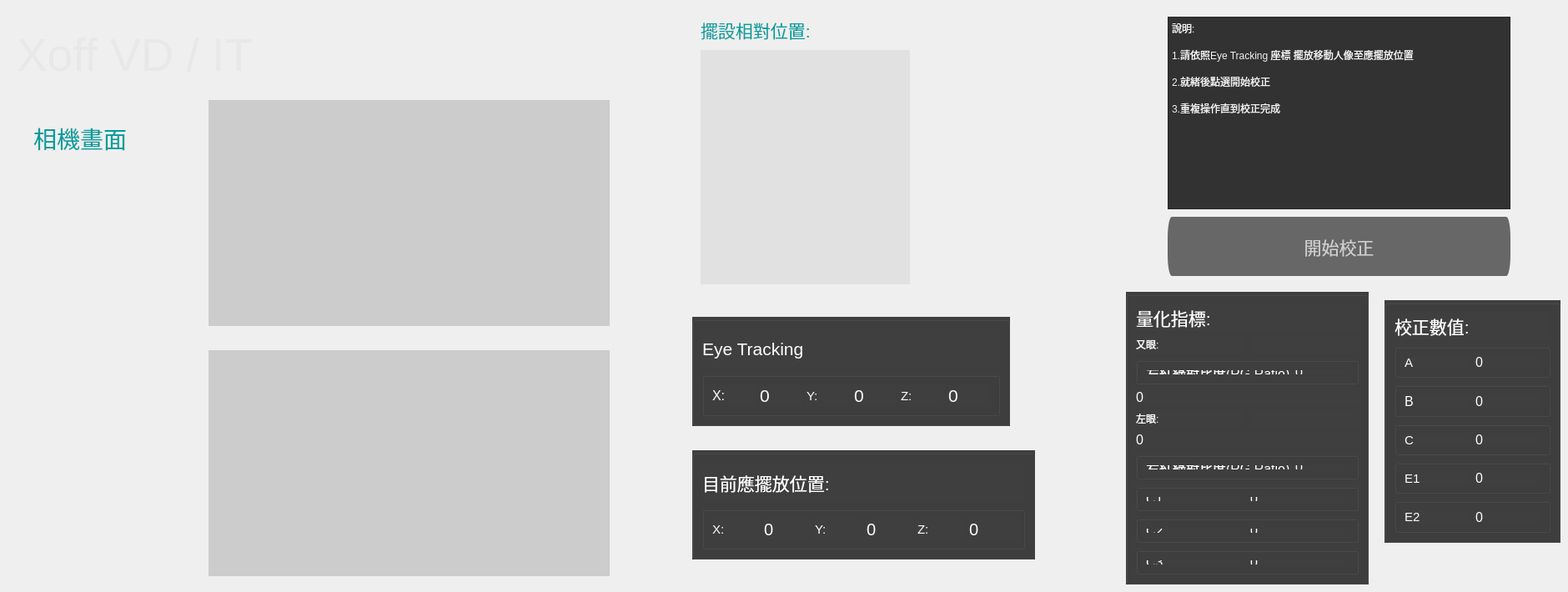
       <widget class="QWidget" name="page_8">
        <widget class="QLabel" name="vd_type">
         <property name="geometry">
          <rect>
           <x>30</x>
           <y>210</y>
           <width>161</width>
           <height>141</height>
          </rect>
         </property>
         <property name="styleSheet">
          <string notr="true"/>
         </property>
         <property name="text">
          <string/>
         </property>
        </widget>
        <widget class="QLabel" name="eye_pos_2">
         <property name="geometry">
          <rect>
           <x>750</x>
           <y>640</y>
           <width>101</width>
           <height>31</height>
          </rect>
         </property>
         <property name="font">
          <font>
           <pointsize>15</pointsize>
          </font>
         </property>
         <property name="text">
          <string/>
         </property>
        </widget>
        <widget class="QLabel" name="vd_preview_1">
         <property name="geometry">
          <rect>
           <x>250</x>
           <y>120</y>
           <width>481</width>
           <height>271</height>
          </rect>
         </property>
         <property name="styleSheet">
          <string notr="true">background-color: rgb(204, 204, 204);</string>
         </property>
         <property name="text">
          <string/>
         </property>
        </widget>
        <widget class="QLabel" name="label_71">
         <property name="geometry">
          <rect>
           <x>40</x>
           <y>140</y>
           <width>141</width>
           <height>51</height>
          </rect>
         </property>
         <property name="font">
          <font>
           <pointsize>21</pointsize>
          </font>
         </property>
         <property name="styleSheet">
          <string notr="true">color: rgb(0, 157, 157);</string>
         </property>
         <property name="text">
          <string>相機畫面</string>
         </property>
        </widget>
        <widget class="QLabel" name="eye_pos_1">
         <property name="geometry">
          <rect>
           <x>750</x>
           <y>120</y>
           <width>101</width>
           <height>31</height>
          </rect>
         </property>
         <property name="font">
          <font>
           <pointsize>15</pointsize>
          </font>
         </property>
         <property name="text">
          <string/>
         </property>
        </widget>
        <widget class="QLabel" name="vd_preview_2">
         <property name="geometry">
          <rect>
           <x>250</x>
           <y>420</y>
           <width>481</width>
           <height>271</height>
          </rect>
         </property>
         <property name="styleSheet">
          <string notr="true">background-color: rgb(204, 204, 204);</string>
         </property>
         <property name="text">
          <string/>
         </property>
        </widget>
        <widget class="QLabel" name="label_73">
         <property name="geometry">
          <rect>
           <x>20</x>
           <y>20</y>
           <width>531</width>
           <height>91</height>
          </rect>
         </property>
         <property name="font">
          <font>
           <pointsize>41</pointsize>
          </font>
         </property>
         <property name="styleSheet">
          <string notr="true">color: rgb(232, 232, 232);</string>
         </property>
         <property name="text">
          <string>Xoff VD / IT</string>
         </property>
        </widget>
        <widget class="QPlainTextEdit" name="plainTextEdit_5">
         <property name="geometry">
          <rect>
           <x>1400</x>
           <y>20</y>
           <width>411</width>
           <height>231</height>
          </rect>
         </property>
         <property name="styleSheet">
          <string notr="true">background-color: rgb(50, 50, 50);
font: 14pt &quot;Microsoft JhengHei UI&quot;;
color: rgb(241, 241, 241);</string>
         </property>
         <property name="plainText">
          <string>說明:

1.請依照Eye Tracking 座標 擺放移動人像至應擺放位置

2.就緒後點選開始校正

3.重複操作直到校正完成
</string>
         </property>
        </widget>
        <widget class="QPushButton" name="start_calibrate_vd">
         <property name="enabled">
          <bool>true</bool>
         </property>
         <property name="geometry">
          <rect>
           <x>1400</x>
           <y>260</y>
           <width>411</width>
           <height>71</height>
          </rect>
         </property>
         <property name="font">
          <font>
           <pointsize>16</pointsize>
          </font>
         </property>
         <property name="styleSheet">
          <string notr="true">
QPushButton{border-radius: 5px solid gray;
background-color: rgb(103, 103, 103);
color: rgb(207, 207, 207);}

QPushButton:hover {border-radius: 5px solid gray;
background-color: rgb(130, 130, 130);
color: rgb(207, 207, 207);}

QPushButton:pressed {border-radius: 5px solid gray;
background-color: rgb(71, 71, 71);
color: rgb(207, 207, 207);}</string>
         </property>
         <property name="text">
          <string>開始校正</string>
         </property>
        </widget>
        <widget class="QGroupBox" name="verticalGroupBox_11">
         <property name="geometry">
          <rect>
           <x>1660</x>
           <y>360</y>
           <width>211</width>
           <height>291</height>
          </rect>
         </property>
         <property name="styleSheet">
          <string notr="true">background-color: rgb(63, 63, 63);</string>
         </property>
         <layout class="QVBoxLayout" name="verticalLayout_14">
          <item>
           <widget class="QLabel" name="label_84">
            <property name="font">
             <font>
              <pointsize>16</pointsize>
             </font>
            </property>
            <property name="styleSheet">
             <string notr="true">color: rgb(255, 255, 255);</string>
            </property>
            <property name="text">
             <string>校正數值:</string>
            </property>
           </widget>
          </item>
          <item>
           <widget class="QGroupBox" name="horizontalGroupBox_18">
            <property name="styleSheet">
             <string notr="true"/>
            </property>
            <layout class="QHBoxLayout" name="horizontalLayout_51">
             <item>
              <widget class="QLabel" name="label_85">
               <property name="font">
                <font>
                 <pointsize>11</pointsize>
                </font>
               </property>
               <property name="styleSheet">
                <string notr="true">color: rgb(255, 255, 255);</string>
               </property>
               <property name="text">
                <string>A</string>
               </property>
              </widget>
             </item>
             <item>
              <widget class="QLabel" name="A">
               <property name="font">
                <font>
                 <pointsize>12</pointsize>
                </font>
               </property>
               <property name="styleSheet">
                <string notr="true">color: rgb(255, 255, 255);</string>
               </property>
               <property name="text">
                <string>0</string>
               </property>
              </widget>
             </item>
            </layout>
           </widget>
          </item>
          <item>
           <widget class="QGroupBox" name="horizontalGroupBox_19">
            <property name="styleSheet">
             <string notr="true">border-color: rgb(255, 255, 255);</string>
            </property>
            <layout class="QHBoxLayout" name="horizontalLayout_52">
             <item>
              <widget class="QLabel" name="label_86">
               <property name="font">
                <font>
                 <pointsize>12</pointsize>
                </font>
               </property>
               <property name="styleSheet">
                <string notr="true">color: rgb(255, 255, 255);</string>
               </property>
               <property name="text">
                <string>B</string>
               </property>
              </widget>
             </item>
             <item>
              <widget class="QLabel" name="B">
               <property name="font">
                <font>
                 <pointsize>12</pointsize>
                </font>
               </property>
               <property name="styleSheet">
                <string notr="true">color: rgb(255, 255, 255);</string>
               </property>
               <property name="text">
                <string>0</string>
               </property>
              </widget>
             </item>
            </layout>
           </widget>
          </item>
          <item>
           <widget class="QGroupBox" name="hh">
            <property name="styleSheet">
             <string notr="true"/>
            </property>
            <layout class="QHBoxLayout" name="horizontalLayout_58">
             <item>
              <widget class="QLabel" name="label_98">
               <property name="font">
                <font>
                 <pointsize>11</pointsize>
                </font>
               </property>
               <property name="styleSheet">
                <string notr="true">color: rgb(255, 255, 255);</string>
               </property>
               <property name="text">
                <string>C</string>
               </property>
              </widget>
             </item>
             <item>
              <widget class="QLabel" name="C">
               <property name="font">
                <font>
                 <pointsize>12</pointsize>
                </font>
               </property>
               <property name="styleSheet">
                <string notr="true">color: rgb(255, 255, 255);</string>
               </property>
               <property name="text">
                <string>0</string>
               </property>
              </widget>
             </item>
            </layout>
           </widget>
          </item>
          <item>
           <widget class="QGroupBox" name="horizontalGroupBox_24">
            <property name="styleSheet">
             <string notr="true"/>
            </property>
            <layout class="QHBoxLayout" name="horizontalLayout_59">
             <item>
              <widget class="QLabel" name="label_99">
               <property name="font">
                <font>
                 <pointsize>11</pointsize>
                </font>
               </property>
               <property name="styleSheet">
                <string notr="true">color: rgb(255, 255, 255);</string>
               </property>
               <property name="text">
                <string>E1</string>
               </property>
              </widget>
             </item>
             <item>
              <widget class="QLabel" name="E1">
               <property name="font">
                <font>
                 <pointsize>12</pointsize>
                </font>
               </property>
               <property name="styleSheet">
                <string notr="true">color: rgb(255, 255, 255);</string>
               </property>
               <property name="text">
                <string>0</string>
               </property>
              </widget>
             </item>
            </layout>
           </widget>
          </item>
          <item>
           <widget class="QGroupBox" name="horizontalGroupBox_25">
            <property name="styleSheet">
             <string notr="true"/>
            </property>
            <layout class="QHBoxLayout" name="horizontalLayout_60">
             <item>
              <widget class="QLabel" name="label_100">
               <property name="font">
                <font>
                 <pointsize>11</pointsize>
                </font>
               </property>
               <property name="styleSheet">
                <string notr="true">color: rgb(255, 255, 255);</string>
               </property>
               <property name="text">
                <string>E2</string>
               </property>
              </widget>
             </item>
             <item>
              <widget class="QLabel" name="E2">
               <property name="font">
                <font>
                 <pointsize>12</pointsize>
                </font>
               </property>
               <property name="styleSheet">
                <string notr="true">color: rgb(255, 255, 255);</string>
               </property>
               <property name="text">
                <string>0</string>
               </property>
              </widget>
             </item>
            </layout>
           </widget>
          </item>
         </layout>
        </widget>
        <widget class="QGroupBox" name="verticalGroupBox_12">
         <property name="geometry">
          <rect>
           <x>1350</x>
           <y>350</y>
           <width>291</width>
           <height>351</height>
          </rect>
         </property>
         <property name="styleSheet">
          <string notr="true">background-color: rgb(63, 63, 63);</string>
         </property>
         <layout class="QVBoxLayout" name="verticalLayout_15">
          <item>
           <widget class="QLabel" name="label_87">
            <property name="font">
             <font>
              <pointsize>16</pointsize>
             </font>
            </property>
            <property name="styleSheet">
             <string notr="true">color: rgb(255, 255, 255);</string>
            </property>
            <property name="text">
             <string>量化指標:</string>
            </property>
           </widget>
          </item>
          <item>
           <layout class="QHBoxLayout" name="horizontalLayout_53">
            <item>
             <widget class="QLabel" name="label_88">
              <property name="styleSheet">
               <string notr="true">color: rgb(255, 255, 255);</string>
              </property>
              <property name="text">
               <string>又眼:</string>
              </property>
             </widget>
            </item>
            <item>
             <widget class="QLabel" name="ref_green_vd">
              <property name="minimumSize">
               <size>
                <width>70</width>
                <height>20</height>
               </size>
              </property>
              <property name="text">
               <string/>
              </property>
             </widget>
            </item>
           </layout>
          </item>
          <item>
           <widget class="QGroupBox" name="horizontalGroupBox_20">
            <property name="styleSheet">
             <string notr="true">border-color: rgb(255, 255, 255);</string>
            </property>
            <layout class="QHBoxLayout" name="horizontalLayout_54">
             <item>
              <widget class="QLabel" name="label_89">
               <property name="font">
                <font>
                 <pointsize>12</pointsize>
                </font>
               </property>
               <property name="styleSheet">
                <string notr="true">color: rgb(255, 255, 255);</string>
               </property>
               <property name="text">
                <string>左紅綠對比度(RG Ratio)</string>
               </property>
              </widget>
             </item>
             <item>
              <widget class="QLabel" name="rg_right">
               <property name="font">
                <font>
                 <pointsize>12</pointsize>
                </font>
               </property>
               <property name="styleSheet">
                <string notr="true">color: rgb(255, 255, 255);</string>
               </property>
               <property name="text">
                <string>0</string>
               </property>
              </widget>
             </item>
            </layout>
           </widget>
          </item>
          <item>
           <widget class="QLabel" name="right">
            <property name="font">
             <font>
              <pointsize>12</pointsize>
             </font>
            </property>
            <property name="styleSheet">
             <string notr="true">color: rgb(255, 255, 255);</string>
            </property>
            <property name="text">
             <string>0</string>
            </property>
           </widget>
          </item>
          <item>
           <layout class="QHBoxLayout" name="horizontalLayout_55">
            <item>
             <widget class="QLabel" name="label_90">
              <property name="styleSheet">
               <string notr="true">color: rgb(255, 255, 255);</string>
              </property>
              <property name="text">
               <string>左眼:</string>
              </property>
             </widget>
            </item>
            <item>
             <widget class="QLabel" name="ref_red_vd">
              <property name="minimumSize">
               <size>
                <width>70</width>
                <height>20</height>
               </size>
              </property>
              <property name="text">
               <string/>
              </property>
             </widget>
            </item>
           </layout>
          </item>
          <item>
           <widget class="QLabel" name="left">
            <property name="font">
             <font>
              <pointsize>12</pointsize>
             </font>
            </property>
            <property name="styleSheet">
             <string notr="true">color: rgb(255, 255, 255);</string>
            </property>
            <property name="text">
             <string>0</string>
            </property>
           </widget>
          </item>
          <item>
           <widget class="QGroupBox" name="horizontalGroupBox_21">
            <property name="styleSheet">
             <string notr="true">border-color: rgb(255, 255, 255);</string>
            </property>
            <layout class="QHBoxLayout" name="horizontalLayout_56">
             <item>
              <widget class="QLabel" name="label_91">
               <property name="font">
                <font>
                 <pointsize>12</pointsize>
                </font>
               </property>
               <property name="styleSheet">
                <string notr="true">color: rgb(255, 255, 255);</string>
               </property>
               <property name="text">
                <string>右紅綠對比度(RG Ratio)</string>
               </property>
              </widget>
             </item>
             <item>
              <widget class="QLabel" name="rg_left">
               <property name="font">
                <font>
                 <pointsize>12</pointsize>
                </font>
               </property>
               <property name="styleSheet">
                <string notr="true">color: rgb(255, 255, 255);</string>
               </property>
               <property name="text">
                <string>0</string>
               </property>
              </widget>
             </item>
            </layout>
           </widget>
          </item>
          <item>
           <widget class="QGroupBox" name="horizontalGroupBox_26">
            <property name="styleSheet">
             <string notr="true">border-color: rgb(255, 255, 255);</string>
            </property>
            <layout class="QHBoxLayout" name="horizontalLayout_61">
             <item>
              <widget class="QLabel" name="label_101">
               <property name="font">
                <font>
                 <pointsize>12</pointsize>
                </font>
               </property>
               <property name="styleSheet">
                <string notr="true">color: rgb(255, 255, 255);</string>
               </property>
               <property name="text">
                <string>C1</string>
               </property>
              </widget>
             </item>
             <item>
              <widget class="QLabel" name="C1">
               <property name="font">
                <font>
                 <pointsize>12</pointsize>
                </font>
               </property>
               <property name="styleSheet">
                <string notr="true">color: rgb(255, 255, 255);</string>
               </property>
               <property name="text">
                <string>0</string>
               </property>
              </widget>
             </item>
            </layout>
           </widget>
          </item>
          <item>
           <widget class="QGroupBox" name="horizontalGroupBox_27">
            <property name="styleSheet">
             <string notr="true">border-color: rgb(255, 255, 255);</string>
            </property>
            <layout class="QHBoxLayout" name="horizontalLayout_62">
             <item>
              <widget class="QLabel" name="label_102">
               <property name="font">
                <font>
                 <pointsize>12</pointsize>
                </font>
               </property>
               <property name="styleSheet">
                <string notr="true">color: rgb(255, 255, 255);</string>
               </property>
               <property name="text">
                <string>C2</string>
               </property>
              </widget>
             </item>
             <item>
              <widget class="QLabel" name="C2">
               <property name="font">
                <font>
                 <pointsize>12</pointsize>
                </font>
               </property>
               <property name="styleSheet">
                <string notr="true">color: rgb(255, 255, 255);</string>
               </property>
               <property name="text">
                <string>0</string>
               </property>
              </widget>
             </item>
            </layout>
           </widget>
          </item>
          <item>
           <widget class="QGroupBox" name="horizontalGroupBox_28">
            <property name="styleSheet">
             <string notr="true">border-color: rgb(255, 255, 255);</string>
            </property>
            <layout class="QHBoxLayout" name="horizontalLayout_63">
             <item>
              <widget class="QLabel" name="label_103">
               <property name="font">
                <font>
                 <pointsize>12</pointsize>
                </font>
               </property>
               <property name="styleSheet">
                <string notr="true">color: rgb(255, 255, 255);</string>
               </property>
               <property name="text">
                <string>C3</string>
               </property>
              </widget>
             </item>
             <item>
              <widget class="QLabel" name="C3">
               <property name="font">
                <font>
                 <pointsize>12</pointsize>
                </font>
               </property>
               <property name="styleSheet">
                <string notr="true">color: rgb(255, 255, 255);</string>
               </property>
               <property name="text">
                <string>0</string>
               </property>
              </widget>
             </item>
            </layout>
           </widget>
          </item>
         </layout>
        </widget>
        <widget class="QGroupBox" name="verticalGroupBox_13">
         <property name="geometry">
          <rect>
           <x>830</x>
           <y>380</y>
           <width>381</width>
           <height>131</height>
          </rect>
         </property>
         <property name="styleSheet">
          <string notr="true">background-color: rgb(63, 63, 63);</string>
         </property>
         <layout class="QVBoxLayout" name="verticalLayout_16">
          <item>
           <widget class="QLabel" name="label_92">
            <property name="font">
             <font>
              <pointsize>16</pointsize>
             </font>
            </property>
            <property name="styleSheet">
             <string notr="true">color: rgb(255, 255, 255);</string>
            </property>
            <property name="text">
             <string>Eye Tracking</string>
            </property>
           </widget>
          </item>
          <item>
           <widget class="QGroupBox" name="horizontalGroupBox_22">
            <property name="styleSheet">
             <string notr="true"/>
            </property>
            <layout class="QHBoxLayout" name="horizontalLayout_57">
             <item>
              <widget class="QLabel" name="label_93">
               <property name="font">
                <font>
                 <pointsize>12</pointsize>
                </font>
               </property>
               <property name="styleSheet">
                <string notr="true">color: rgb(255, 255, 255);</string>
               </property>
               <property name="text">
                <string>X:</string>
               </property>
              </widget>
             </item>
             <item>
              <widget class="QLabel" name="eye_x">
               <property name="font">
                <font>
                 <pointsize>16</pointsize>
                </font>
               </property>
               <property name="styleSheet">
                <string notr="true">color: rgb(255, 255, 255);</string>
               </property>
               <property name="text">
                <string>0</string>
               </property>
              </widget>
             </item>
             <item>
              <widget class="QLabel" name="label_94">
               <property name="font">
                <font>
                 <pointsize>11</pointsize>
                </font>
               </property>
               <property name="styleSheet">
                <string notr="true">color: rgb(255, 255, 255);</string>
               </property>
               <property name="text">
                <string>Y:</string>
               </property>
              </widget>
             </item>
             <item>
              <widget class="QLabel" name="eye_y">
               <property name="font">
                <font>
                 <pointsize>16</pointsize>
                </font>
               </property>
               <property name="styleSheet">
                <string notr="true">color: rgb(255, 255, 255);</string>
               </property>
               <property name="text">
                <string>0</string>
               </property>
              </widget>
             </item>
             <item>
              <widget class="QLabel" name="label_96">
               <property name="font">
                <font>
                 <pointsize>11</pointsize>
                </font>
               </property>
               <property name="styleSheet">
                <string notr="true">color: rgb(255, 255, 255);</string>
               </property>
               <property name="text">
                <string>Z:</string>
               </property>
              </widget>
             </item>
             <item>
              <widget class="QLabel" name="eye_z">
               <property name="font">
                <font>
                 <pointsize>16</pointsize>
                </font>
               </property>
               <property name="styleSheet">
                <string notr="true">color: rgb(255, 255, 255);</string>
               </property>
               <property name="text">
                <string>0</string>
               </property>
              </widget>
             </item>
            </layout>
           </widget>
          </item>
         </layout>
        </widget>
        <widget class="QGroupBox" name="verticalGroupBox_14">
         <property name="geometry">
          <rect>
           <x>830</x>
           <y>540</y>
           <width>411</width>
           <height>131</height>
          </rect>
         </property>
         <property name="styleSheet">
          <string notr="true">background-color: rgb(63, 63, 63);</string>
         </property>
         <layout class="QVBoxLayout" name="verticalLayout_17">
          <item>
           <widget class="QLabel" name="label_104">
            <property name="font">
             <font>
              <pointsize>16</pointsize>
             </font>
            </property>
            <property name="styleSheet">
             <string notr="true">color: rgb(255, 255, 255);</string>
            </property>
            <property name="text">
             <string>目前應擺放位置:</string>
            </property>
           </widget>
          </item>
          <item>
           <widget class="QGroupBox" name="horizontalGroupBox_29">
            <property name="styleSheet">
             <string notr="true"/>
            </property>
            <layout class="QHBoxLayout" name="horizontalLayout_64">
             <item>
              <widget class="QLabel" name="label_105">
               <property name="font">
                <font>
                 <pointsize>11</pointsize>
                </font>
               </property>
               <property name="styleSheet">
                <string notr="true">color: rgb(255, 255, 255);</string>
               </property>
               <property name="text">
                <string>X:</string>
               </property>
              </widget>
             </item>
             <item>
              <widget class="QLabel" name="eye_pos_x">
               <property name="font">
                <font>
                 <pointsize>15</pointsize>
                </font>
               </property>
               <property name="styleSheet">
                <string notr="true">color: rgb(255, 255, 255);</string>
               </property>
               <property name="text">
                <string>0</string>
               </property>
              </widget>
             </item>
             <item>
              <widget class="QLabel" name="label_106">
               <property name="font">
                <font>
                 <pointsize>11</pointsize>
                </font>
               </property>
               <property name="styleSheet">
                <string notr="true">color: rgb(255, 255, 255);</string>
               </property>
               <property name="text">
                <string>Y:</string>
               </property>
              </widget>
             </item>
             <item>
              <widget class="QLabel" name="eye_pos_y">
               <property name="font">
                <font>
                 <pointsize>15</pointsize>
                </font>
               </property>
               <property name="styleSheet">
                <string notr="true">color: rgb(255, 255, 255);</string>
               </property>
               <property name="text">
                <string>0</string>
               </property>
              </widget>
             </item>
             <item>
              <widget class="QLabel" name="label_108">
               <property name="font">
                <font>
                 <pointsize>11</pointsize>
                </font>
               </property>
               <property name="styleSheet">
                <string notr="true">color: rgb(255, 255, 255);</string>
               </property>
               <property name="text">
                <string>Z:</string>
               </property>
              </widget>
             </item>
             <item>
              <widget class="QLabel" name="eye_pos_z">
               <property name="font">
                <font>
                 <pointsize>15</pointsize>
                </font>
               </property>
               <property name="styleSheet">
                <string notr="true">color: rgb(255, 255, 255);</string>
               </property>
               <property name="text">
                <string>0</string>
               </property>
              </widget>
             </item>
            </layout>
           </widget>
          </item>
         </layout>
        </widget>
        <widget class="QLabel" name="label_68">
         <property name="geometry">
          <rect>
           <x>840</x>
           <y>10</y>
           <width>241</width>
           <height>51</height>
          </rect>
         </property>
         <property name="font">
          <font>
           <pointsize>16</pointsize>
          </font>
         </property>
         <property name="styleSheet">
          <string notr="true">color: rgb(0, 157, 157);</string>
         </property>
         <property name="text">
          <string>擺設相對位置:</string>
         </property>
        </widget>
        <widget class="QLabel" name="vd_pos">
         <property name="geometry">
          <rect>
           <x>840</x>
           <y>60</y>
           <width>251</width>
           <height>281</height>
          </rect>
         </property>
         <property name="styleSheet">
          <string notr="true">background-color: rgb(225, 225, 225);</string>
         </property>
         <property name="text">
          <string/>
         </property>
        </widget>
        <widget class="QLabel" name="vd_warn">
         <property name="geometry">
          <rect>
           <x>1700</x>
           <y>670</y>
           <width>121</width>
           <height>21</height>
          </rect>
         </property>
         <property name="font">
          <font>
           <pointsize>13</pointsize>
          </font>
         </property>
         <property name="styleSheet">
          <string notr="true">color: rgb(255, 0, 0);</string>
         </property>
         <property name="text">
          <string/>
         </property>
        </widget>
       </widget>
